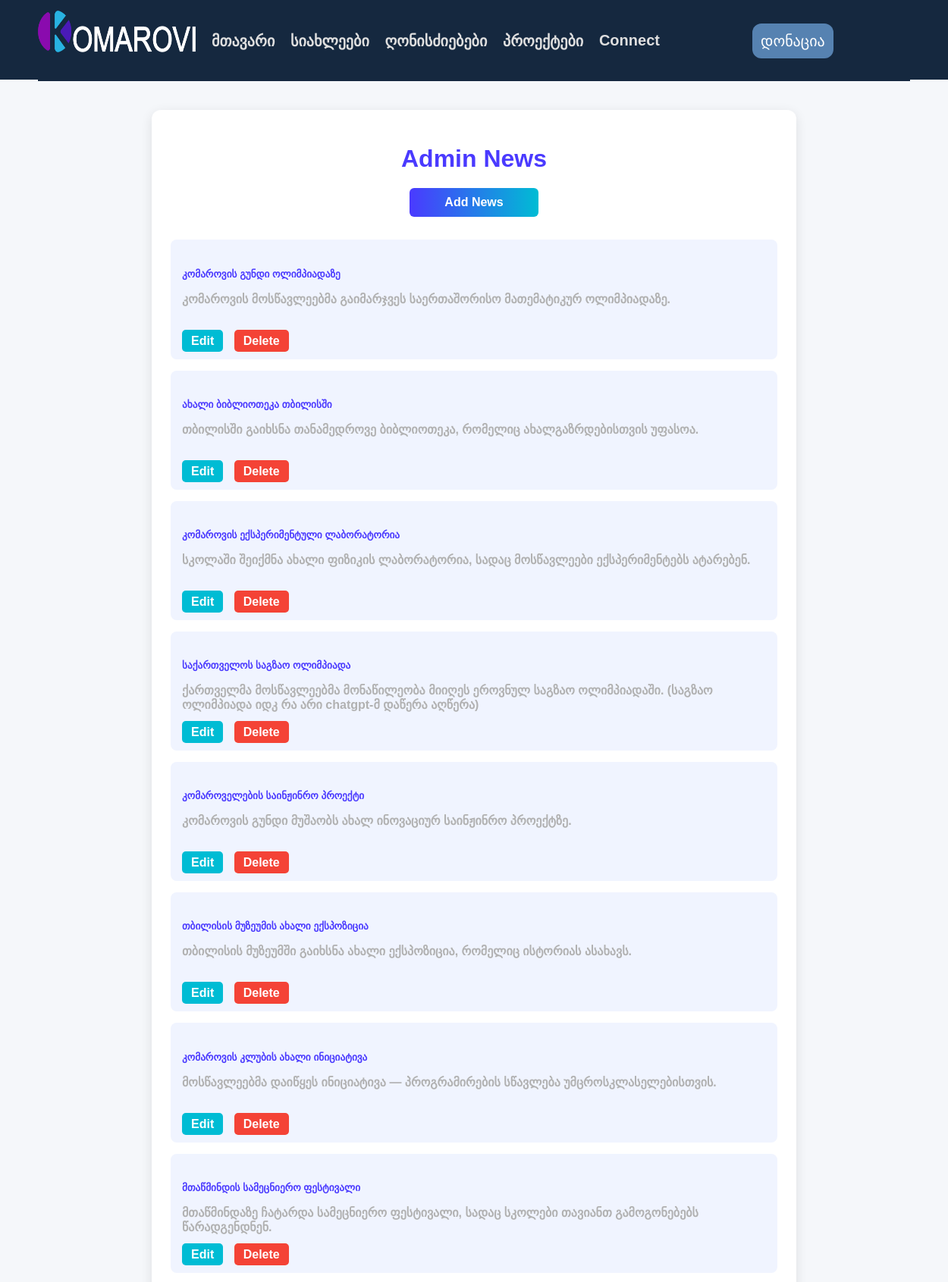
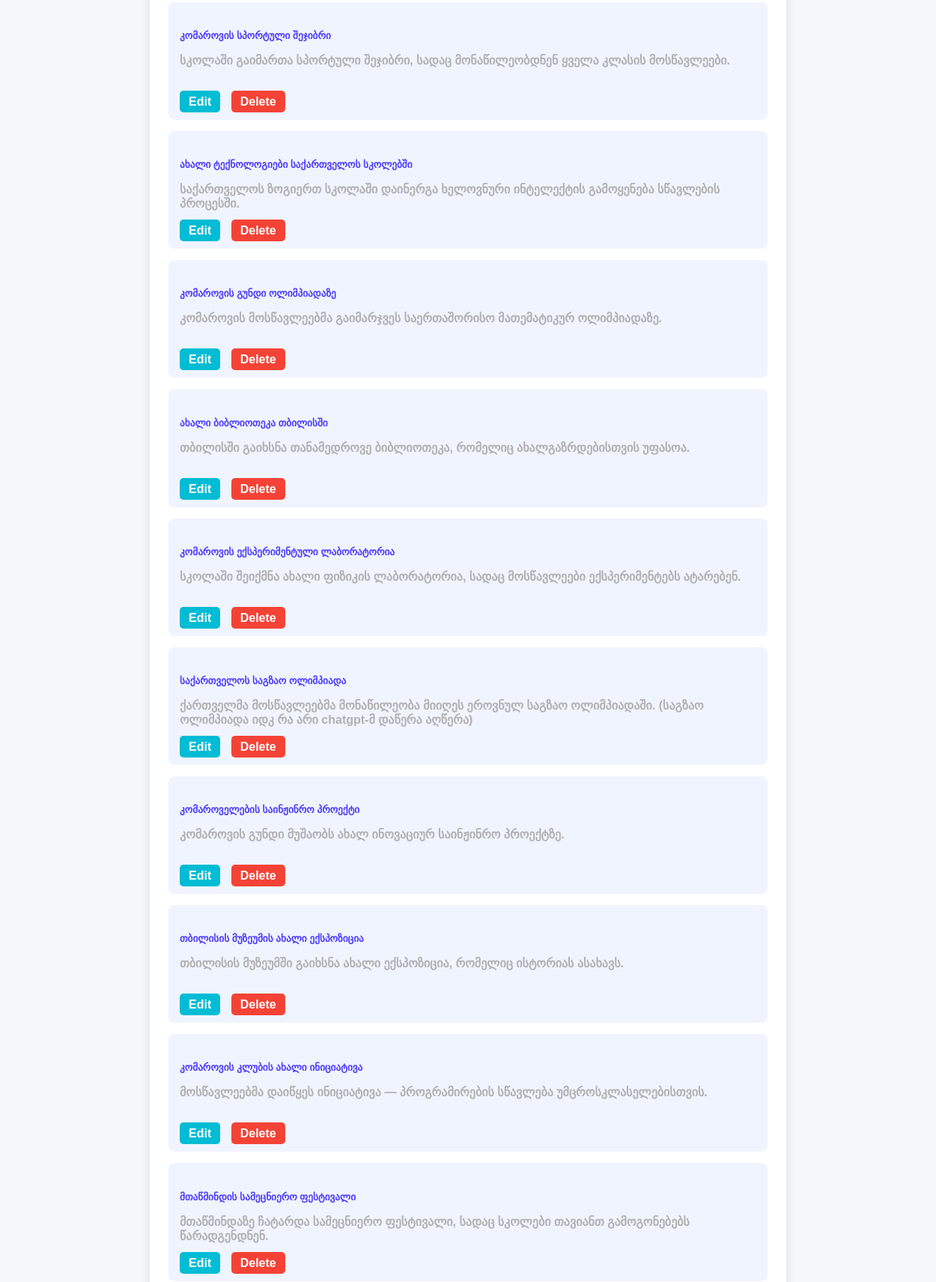
The app's page /adminpanel/news (signed in, upper part) with its own data (2 pictures, top to bottom).
### models.py (models this page shows, shortened)
class News(db.Model):
    id = db.Column(db.Integer, primary_key= True)
    name = db.Column(db.String(80), unique= False, nullable= False)
    img = db.Column(db.String(80), unique= False, nullable= False)
    description = db.Column(db.String(80), unique= False, nullable= False)
    date_added = db.Column(db.DateTime, default=datetime.utcnow)

### routes.py (the view)
@app.route("/adminpanel/news")
@login_required
def admin_news():
    all_news = News.query.order_by(News.id).all()
    return render_template('admin_news.html', all_news=all_news)

### models.py (called while the page is built)
@login_manager.user_loader
def load_user(user_id):
    return User.query.get(user_id)

### templates/admin_news.html (shortened to what this page needs)
{% extends "base.html" %}
{% block content %}
<div class="admin-news-container">
    <h1>Admin News</h1>
    <a href="/add_news" class="btn-add-news">Add News</a>
    {% for news in all_news %}
        <div class="news-card">
            <h5>{{ news.name }}</h5>
            <p>{{ news.description }}</p>
            <a href="{{ url_for('update_news', id=news.id) }}" class="btn-edit">Edit</a>
            <a href="{{ url_for('delete', id=news.id) }}" class="btn-delete">Delete</a>
        </div>
    {% endfor %}
</div>
{% endblock %}

### static/css/main.css (style rules this page uses)
html, body { margin: 0; height: 100%; padding: 0; display: flex; flex-direction: column; background-color: rgb(251, 251, 252); font-family: "BpgIngiriArial", Arial, Helvetica, sans-serif; }

### static/css/footer.css (style rules this page uses)
span, p { color: rgb(177, 177, 177); font-weight: bold; }
a { text-decoration: none; }

### templates/admin_news.html (style rules this page uses)
body { background-color: #f5f7fa; font-family: Arial, sans-serif; color: #333; }
.admin-news-container { max-width: 800px; margin: 40px auto; padding: 25px; background-color: #ffffff; border-radius: 12px; box-shadow: 0px 4px 15px rgba(0, 0, 0, 0.1); }
.admin-news-container h1 { text-align: center; color: #4a3aff; margin-bottom: 20px; }
.btn-add-news { display: block; width: 150px; margin: 10px auto 30px auto; background: linear-gradient(90deg, #4a3aff, #00bcd4); color: white; border: none; padding: 10px; border-radius: 6px; font-weight: bold; text-align: center; text-decoration: none; }
.news-card { background-color: #f0f4ff; padding: 15px; border-radius: 8px; margin-bottom: 15px; }
.news-card h5 { color: #4a3aff; margin-bottom: 8px; }
.news-card p { min-height: 40px; }
.news-card a { margin-right: 10px; text-decoration: none; padding: 6px 12px; border-radius: 5px; font-weight: bold; }
.btn-edit { background-color: #00bcd4; color: white; }
.btn-delete { background-color: #f44336; color: white; }

### records on screen
News: name "კომაროვის გუნდი ოლიმპიადაზე", description "კომაროვის მოსწავლეებმა გაიმარჯვეს საერთაშორისო მათემატიკურ ოლიმპიადაზე."
News: name "ახალი ბიბლიოთეკა თბილისში", description "თბილისში გაიხსნა თანამედროვე ბიბლიოთეკა, რომელიც ახალგაზრდებისთვის უფასოა."
News: name "კომაროვის ექსპერიმენტული ლაბორატორია", description "სკოლაში შეიქმნა ახალი ფიზიკის ლაბორატორია, სადაც მოსწავლეები ექსპერიმენტებს ატარებენ."
News: name "საქართველოს საგზაო ოლიმპიადა", description "ქართველმა მოსწავლეებმა მონაწილეობა მიიღეს ეროვნულ საგზაო ოლიმპიადაში. (საგზაო ოლიმპიადა იდკ რა არი chatgpt-მ დაწერა აღწერა)"
News: name "კომაროველების საინჟინრო პროექტი", description "კომაროვის გუნდი მუშაობს ახალ ინოვაციურ საინჟინრო პროექტზე."
News: name "თბილისის მუზეუმის ახალი ექსპოზიცია", description "თბილისის მუზეუმში გაიხსნა ახალი ექსპოზიცია, რომელიც ისტორიას ასახავს."
News: name "კომაროვის კლუბის ახალი ინიციატივა", description "მოსწავლეებმა დაიწყეს ინიციატივა — პროგრამირების სწავლება უმცროსკლასელებისთვის."
News: name "მთაწმინდის სამეცნიერო ფესტივალი", description "მთაწმინდაზე ჩატარდა სამეცნიერო ფესტივალი, სადაც სკოლები თავიანთ გამოგონებებს წარადგენდნენ."
News: name "კომაროვის სპორტული შეჯიბრი", description "სკოლაში გაიმართა სპორტული შეჯიბრი, სადაც მონაწილეობდნენ ყველა კლასის მოსწავლეები."
News: name "ახალი ტექნოლოგიები საქართველოს სკოლებში", description "საქართველოს ზოგიერთ სკოლაში დაინერგა ხელოვნური ინტელექტის გამოყენება სწავლების პროცესში."
News: name "კომაროვის გუნდი ოლიმპიადაზე", description "კომაროვის მოსწავლეებმა გაიმარჯვეს საერთაშორისო მათემატიკურ ოლიმპიადაზე."
News: name "ახალი ბიბლიოთეკა თბილისში", description "თბილისში გაიხსნა თანამედროვე ბიბლიოთეკა, რომელიც ახალგაზრდებისთვის უფასოა."
News: name "კომაროვის ექსპერიმენტული ლაბორატორია", description "სკოლაში შეიქმნა ახალი ფიზიკის ლაბორატორია, სადაც მოსწავლეები ექსპერიმენტებს ატარებენ."
News: name "საქართველოს საგზაო ოლიმპიადა", description "ქართველმა მოსწავლეებმა მონაწილეობა მიიღეს ეროვნულ საგზაო ოლიმპიადაში. (საგზაო ოლიმპიადა იდკ რა არი chatgpt-მ დაწერა აღწერა)"
News: name "კომაროველების საინჟინრო პროექტი", description "კომაროვის გუნდი მუშაობს ახალ ინოვაციურ საინჟინრო პროექტზე."
News: name "თბილისის მუზეუმის ახალი ექსპოზიცია", description "თბილისის მუზეუმში გაიხსნა ახალი ექსპოზიცია, რომელიც ისტორიას ასახავს."
News: name "კომაროვის კლუბის ახალი ინიციატივა", description "მოსწავლეებმა დაიწყეს ინიციატივა — პროგრამირების სწავლება უმცროსკლასელებისთვის."
News: name "მთაწმინდის სამეცნიერო ფესტივალი", description "მთაწმინდაზე ჩატარდა სამეცნიერო ფესტივალი, სადაც სკოლები თავიანთ გამოგონებებს წარადგენდნენ."
